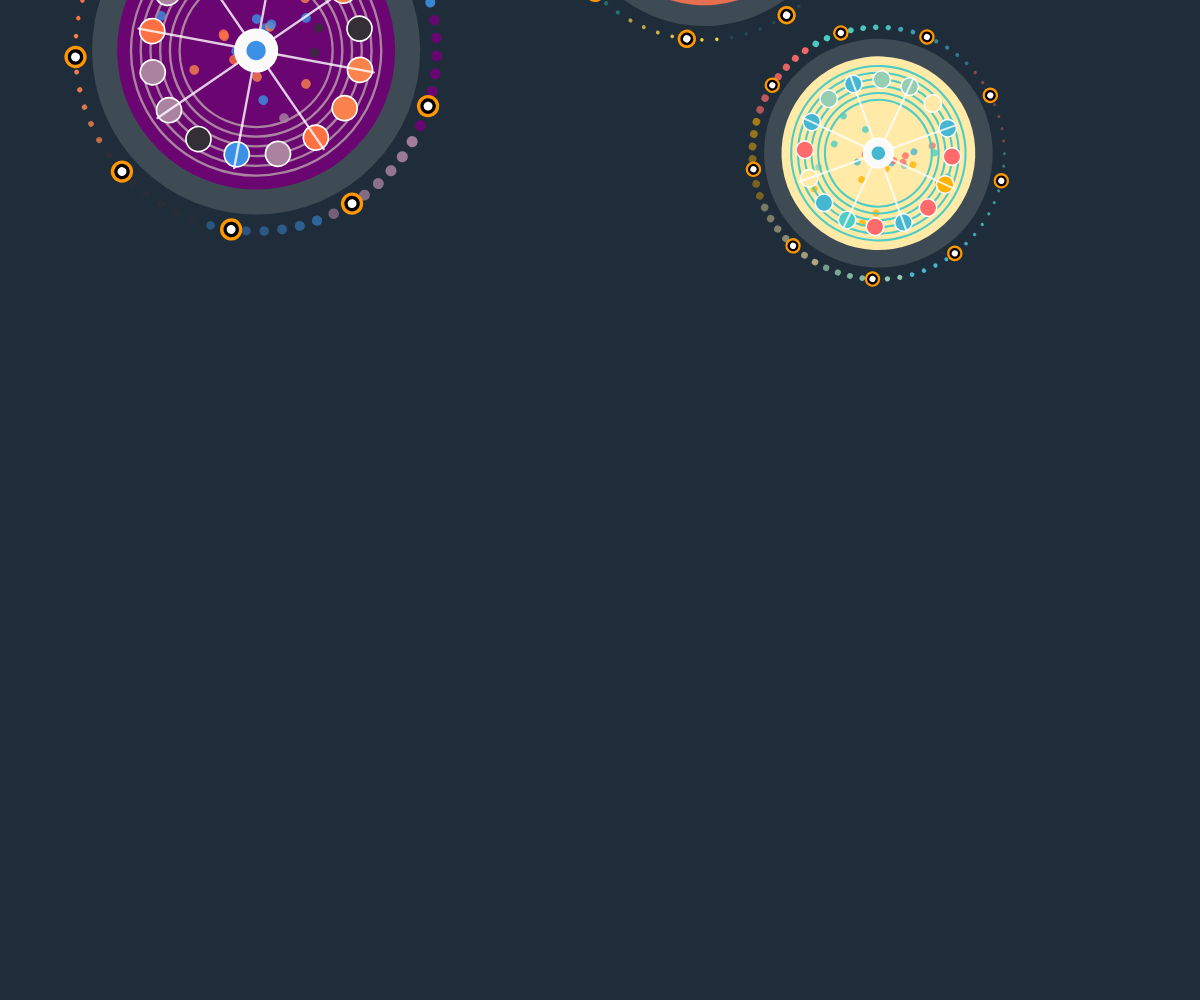
Frame 1 (no input)
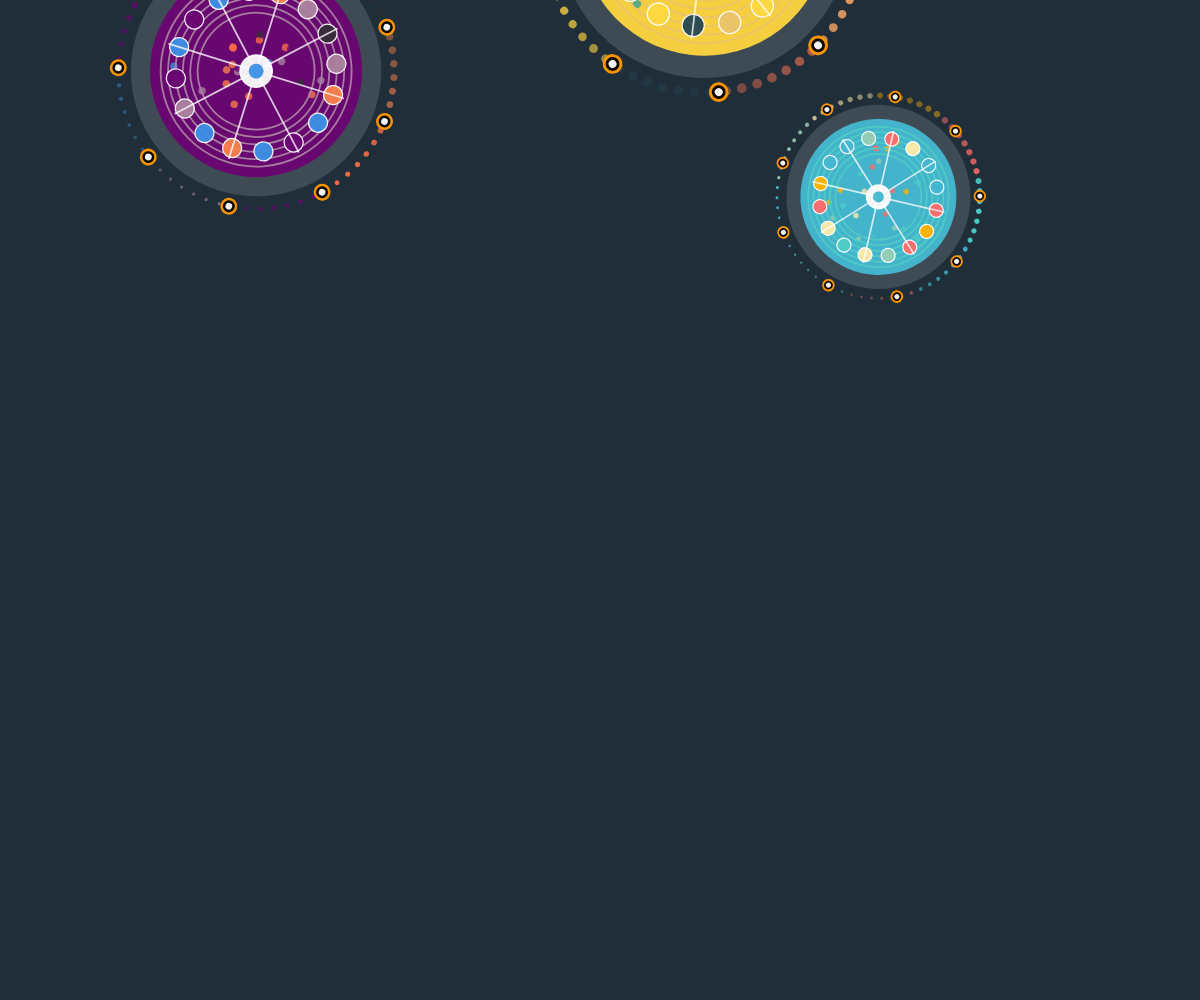
Frame 60 (no input)
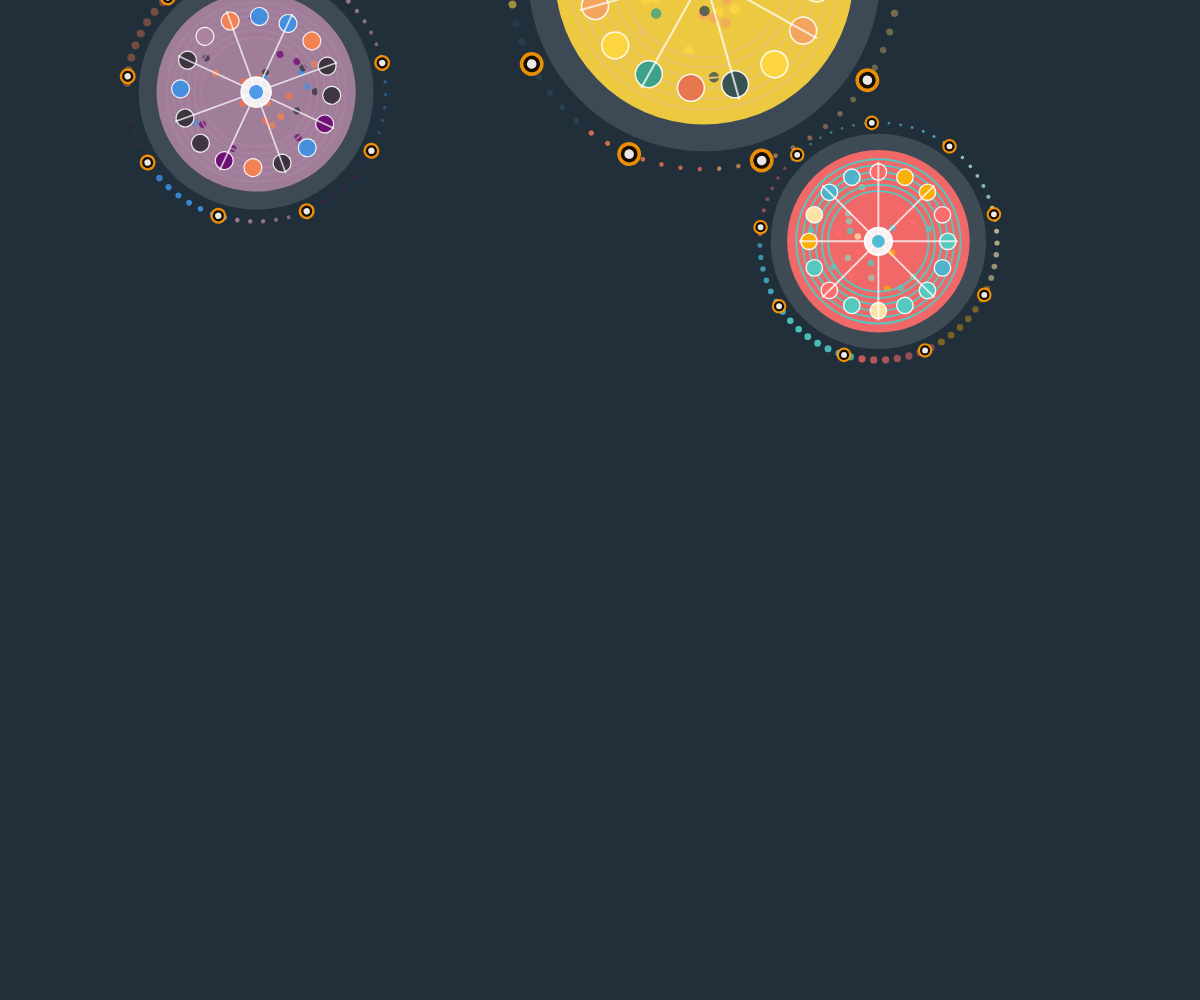
Frame 120 (the mouse pressed at the canvas centre since frame 60)

The p5.js sketch that drew these frames (run headless with seeded random() and noise() and a simulated clock; from frame 60 on, the mouse is pressed at the canvas centre):

// p5.js sketch
// ── sketch.js
// Final Version:Time-Based Animation
// This is my final time-based animation version


let colorPalettes = [
  ["#8BC34A", "#81D4FA", "#F48FB1", "#CE93D8", "#FFCC80", "#AED581"],//Palette 1: greens and blues
  ["#FF6B6B", "#4ECDC4", "#45B7D1", "#96CEB4", "#FFEAA7", "#FFB300"],//Palette 1: reds and cyans
  ["#6A0572", "#AB83A1", "#3C91E6", "#342E37", "#FA824C", "#FF7043"],//Palette 1: purples
  ["#2A9D8F", "#E9C46A", "#F4A261", "#E76F51", "#264653", "#FFD740"] //Palette 1: warm colors
];

// This array will store all circles
let circles = [];

// This is the phase (angle) used to animate the background breathing effect
let bgBreathPhase = 0;

function setup() {
  // Create full-window canvas
  createCanvas(windowWidth, windowHeight);
  // Use degreess instead of radians
  angleMode(DEGREES);
  
  // Draw 5–8 initial circles, not fixed 15 any more
  let circleCount = floor(random(5, 9));
  for (let i = 0; i < circleCount; i++) {
    let size = random(180, 280);                 // random diameter
    let x = random(size, width - size);          //random x position
    // y is between above the canvas and upper part of the screen
    let y = random(-height * 0.5, height * 0.2);

    // Create new AnimatedCircle object and add to circles array
    circles.push(new AnimatedCircle(x, y, size));
  }
}

function draw() {
  // Background breathing animation using sin() + map()
  bgBreathPhase = bgBreathPhase + 0.3;  // increase phase each frame
  
  // Use three sin waves for R, G and B
  // map() maps sin() output from -1 to 1 to color range
  let bgR = map(sin(bgBreathPhase), -1, 1, 25, 35);
  let bgG = map(sin(bgBreathPhase * 0.7), -1, 1, 40, 50);
  let bgB = map(sin(bgBreathPhase * 0.5), -1, 1, 52, 62);
  background(bgR, bgG, bgB); // Set background color

  // Update and draw all circles
  for (let circle of circles) {
    circle.update();   // update rotation angle
    circle.display();  // draw the circle
  }
  
  // Remove dead circles which are fallen off screen
  let aliveCircles = [];
  for (let circle of circles) {
  // opacity > 0
  // y not far below canvas
    let isAlive = circle.opacity > 0 && circle.y <= height + circle.currentSize;
    
    // If alive, add to new array
    if (isAlive) {
      aliveCircles.push(circle);  
    }
    // If dead, don't add
  }

  //  Replace circles with only alive circles
  circles = aliveCircles;
  
  // Draw new circles every with 120 frame, almost 2 seconds
  if (frameCount % 120 === 0 && circles.length < 12) {
    let size = random(180, 280);
    let x = random(size, width - size);
    //start above the canvas
    let y = random(-height * 0.5, -size);
    circles.push(new AnimatedCircle(x, y, size));
  }
  
  // If all circles have faded out, respawn a new batch
  if (circles.length === 0) {
    let newCount = floor(random(5, 9)); 
    for (let i = 0; i < newCount; i++) {
      let size = random(180, 280);
      let x = random(size, width - size);
      let y = random(-height * 0.5, height * 0.2);
      circles.push(new AnimatedCircle(x, y, size));
    }
  }
}

// Define animatedcircle class
class AnimatedCircle {
  constructor(x, y, size) {
    this.x = x;
    this.y = y;
    this.baseSize = size;
    this.currentSize = size;               // Current size change with breathing
    this.palette = random(colorPalettes); 
    
    // Rotation parameters 
    this.rotationAngle = random(360); // Initial angle is random number between 0-360
    this.rotationSpeed = random(0.5, 1.5);  // Rotation speed is random between 0.5-1.5 degrees per frame
    if (random() > 0.5) {
      this.rotationSpeed = this.rotationSpeed * -1;  // 50% chance to make speed navagive rotate counter-clockwise
    }
    
    // Falling parameters
    this.fallSpeed = random(0.3, 0.8);         // falling speed
    
    // Breathing parameters
    this.breathPhase = random(360);           
    this.breathSpeed = random(1, 2);           
    this.breathAmount = random(0.15, 0.25);    
    
    // Orbiting parameters
    this.orbitAngle = random(360);
    this.orbitSpeed = random(1.5, 3);
    
    // Opacity parameters
    this.opacity = 255;                        // start fully visible
    this.fadeSpeed = random(0.3, 0.8);         // how fast it fades
    
    // Color shift parameters
    this.colorShiftPhase = random(360);        // phase for color shifting
    this.colorShiftSpeed = random(0.5, 1.5);   // speed of color shift
  }
  
  // Update all time-based properties
  update() {
    // rotation
    this.rotationAngle = this.rotationAngle + this.rotationSpeed;
    
    // falling
    this.y = this.y + this.fallSpeed;
    
    // Breathing scale using sin()
    this.breathPhase = this.breathPhase + this.breathSpeed;
    let breathScale = 1 + sin(this.breathPhase) * this.breathAmount;
    this.currentSize = this.baseSize * breathScale;
    
    // Orbit angle increases each frame
    this.orbitAngle += this.orbitSpeed;
    
    // color shifting phase
    this.colorShiftPhase = this.colorShiftPhase + this.colorShiftSpeed;
    
    // Opacity decreases over time; fade faster near the bottom
    if (this.y > height * 0.7) {
      this.opacity = this.opacity - (this.fadeSpeed * 2);
    } else {
      this.opacity = this.opacity - (this.fadeSpeed * 0.3);
    }
    
    //clamp opacity to 0
    if (this.opacity < 0) {
      this.opacity = 0;
    }
  }
  
  // This method is for drawing circle
  display() {
    push();
    translate(this.x, this.y); 
    rotate(this.rotationAngle);  
    
    // Scale the drawing according to breathing size
    let breathScale = this.currentSize / this.baseSize;
    scale(breathScale);
    this.drawCircleContent();
    pop();
  }
  
  // Draw all circle patterns
  drawCircleContent() {
    let size = this.baseSize;
    let palette = this.palette;
    
    // Color shifting: choose main color along the palette using sin() + map()
    let colorIndex = floor(
      map(sin(this.colorShiftPhase), -1, 1, 0, palette.length)
    );
    // Use modulo (%) to keep index within valid range.
    // reference: https://developer.mozilla.org/en-US/docs/Web/JavaScript/Reference/Operators/Remainder
    let mainColor = palette[colorIndex % palette.length];
    
    // Convert hex color to color object so we can use rgb
    // Creates a p5.Color object
    // reference: https://p5js.org/reference/p5/color/
    let mainCol = color(mainColor);
    
    // Background glow
    noStroke();
    fill(255, 255, 255, this.opacity * 0.14);
    ellipse(0, 0, size * 1.18);
    
    // Main circle
    fill(red(mainCol), green(mainCol), blue(mainCol), this.opacity);
    ellipse(0, 0, size);
    
    // Scattered dots inside
    let scatterDots = 30;
    for (let i = 0; i < scatterDots; i++) {
      // Random radius and random angle
      let r = random(size * 0.05, size * 0.40); 
      let a = random(360);
      let px = cos(a) * r;
      let py = sin(a) * r;
      let dotCol = color(random(palette));      // random palette color
      noStroke();
      fill(red(dotCol), green(dotCol), blue(dotCol), this.opacity * 0.8);
      ellipse(px, py, size * 0.035);
    }
    
    // Ring lines outside
    let ringCol = color(palette[1]);
    stroke(red(ringCol), green(ringCol), blue(ringCol), this.opacity);
    strokeWeight(2);
    noFill();
    for (let r = size * 0.55; r < size * 0.92; r = r + (size * 0.07)) {
      ellipse(0, 0, r);
    }
    
    // 16 colored dots inside
    stroke(255, 255, 255, this.opacity);
    strokeWeight(1.4);
    let insideDots = 16;
    for (let i = 0; i < insideDots; i++) {
      let angle = i * (360 / insideDots);
      let px = cos(angle) * (size * 0.38);
      let py = sin(angle) * (size * 0.38);
      let dotCol = color(random(palette));
      fill(red(dotCol), green(dotCol), blue(dotCol), this.opacity);
      ellipse(px, py, size * 0.09);
    }
    
    // Orbital ring
    this.drawOrbitingRing(size, palette);
    
    // 8 spokes
    stroke(255, 255, 255, this.opacity * 0.8);
    strokeWeight(2);
    for (let i = 0; i < 8; i++) {
      let angle = i * 45;
      let px = cos(angle) * (size * 0.43);
      let py = sin(angle) * (size * 0.43);
      line(0, 0, px, py);
    }
    
    // Two layers center dots
    // Outer: Light gray circle
    fill(250, 250, 250, this.opacity);
    stroke(255, 255, 255, this.opacity);
    strokeWeight(2);
    ellipse(0, 0, size * 0.15);
    
    // Inner: colored small circle
    noStroke();
    let centerCol = color(palette[2]);
    fill(red(centerCol), green(centerCol), blue(centerCol), this.opacity);
    ellipse(0, 0, size * 0.07);
  }
  
  // Draw orbital ring with orbiting
  drawOrbitingRing(size, palette) {
    let outerDotCount = 9;         // Outer ring has 9 big concentric dots
    let orbitRadius = size * 0.65; // Orbit radius
    
    // draw connecting dots
    this.drawOrbitingConnectingDots(orbitRadius, size, palette, outerDotCount);
    
    //Concentric dots with orbit angle added
    for (let i = 0; i < outerDotCount; i++) {
      let angle = (i * (360 / outerDotCount) + this.orbitAngle * 0.5) % 360;// Add orbitangle to original angle
      let px = cos(angle) * orbitRadius;
      let py = sin(angle) * orbitRadius;
      this.drawConcentricDot(px, py, size * 0.08);
    }
  }
  
  //  Draw small dots between large dots to form dotted orbit
  drawOrbitingConnectingDots(orbitRadius, size, palette, outerDotCount) {
    let dotsPerSegment = 7;                          // 7 dots between main ones
    let totalConnectingDots = outerDotCount * dotsPerSegment;
    
    for (let i = 0; i < totalConnectingDots; i++) {
      // Connecting dots add orbitangle
      let angle = (i * (360 / totalConnectingDots) + this.orbitAngle) % 360;
      let px = cos(angle) * orbitRadius;
      let py = sin(angle) * orbitRadius;
      
      // Dot size animated along the orbit
      let dotSize = map(
        sin(angle + this.orbitAngle), 
        -1, 1, 
        size * 0.015, 
        size * 0.04
      );
      
      // Dot opacity also animated
      let dotOpacity = map(
        sin(angle * 2), 
        -1, 1, 
        this.opacity * 0.4, 
        this.opacity
      );
      
      // choose color segment-wise
      let dotColor = color(palette[floor(i / dotsPerSegment) % palette.length]);
      
      noStroke();
      fill(red(dotColor), green(dotColor), blue(dotColor), dotOpacity);
      ellipse(px, py, dotSize);
    }
  }
  
  // draw three layer concentric dot
  drawConcentricDot(x, y, baseSize) {
    push();
    translate(x, y);
    
    fill(255, 152, 0, this.opacity);   // outer orange ring
    noStroke();
    ellipse(0, 0, baseSize);
    
    fill(0, 0, 0, this.opacity);       // middle black
    ellipse(0, 0, baseSize * 0.7);
    
    fill(255, 255, 255, this.opacity); //  inner white dot
    ellipse(0, 0, baseSize * 0.4);
    
    pop();
  }
 } 

// Handle window resizing
function windowResized() {
  resizeCanvas(windowWidth, windowHeight);
}
